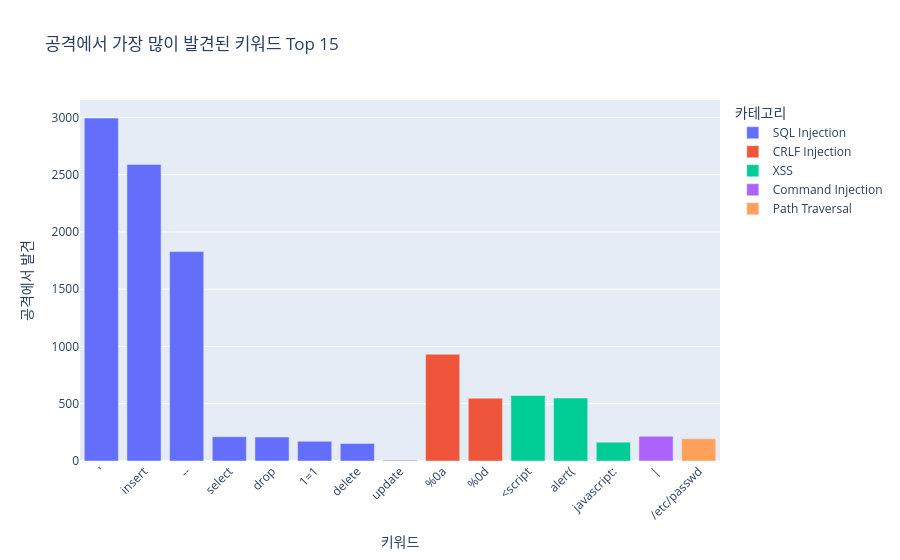

The notebook cell saved with this chart:
### Code cell
# %% [8] 공격에서 가장 많이 발견된 키워드 Top 15
top_keywords = result_df.nlargest(15, "공격에서 발견")

fig = px.bar(
    top_keywords,
    x="키워드", y="공격에서 발견",
    color="카테고리",
    title="공격에서 가장 많이 발견된 키워드 Top 15",
)
fig.update_layout(xaxis_tickangle=-45)
fig.show()

### Figure 1 — Plotly figure (JSON) as saved in the notebook; plotly's stock layout.template omitted (floating-point values rounded to 4 significant figures)
{"data": [{"hovertemplate": "카테고리=SQL Injection<br>키워드=%{x}<br>공격에서 발견=%{y}<extra></extra>", "legendgroup": "SQL Injection", "marker": {"color": "#636efa", "pattern": {"shape": ""}}, "name": "SQL Injection", "orientation": "v", "showlegend": true, "textposition": "auto", "type": "bar", "x": ["'", "insert", "--", "select", "drop", "1=1", "delete", "update"], "xaxis": "x", "y": [2994, 2588, 1828, 212, 209, 172, 153, 7], "yaxis": "y"}, {"hovertemplate": "카테고리=CRLF Injection<br>키워드=%{x}<br>공격에서 발견=%{y}<extra></extra>", "legendgroup": "CRLF Injection", "marker": {"color": "#EF553B", "pattern": {"shape": ""}}, "name": "CRLF Injection", "orientation": "v", "showlegend": true, "textposition": "auto", "type": "bar", "x": ["%0a", "%0d"], "xaxis": "x", "y": [932, 548], "yaxis": "y"}, {"hovertemplate": "카테고리=XSS<br>키워드=%{x}<br>공격에서 발견=%{y}<extra></extra>", "legendgroup": "XSS", "marker": {"color": "#00cc96", "pattern": {"shape": ""}}, "name": "XSS", "orientation": "v", "showlegend": true, "textposition": "auto", "type": "bar", "x": ["<script", "alert(", "javascript:"], "xaxis": "x", "y": [572, 550, 164], "yaxis": "y"}, {"hovertemplate": "카테고리=Command Injection<br>키워드=%{x}<br>공격에서 발견=%{y}<extra></extra>", "legendgroup": "Command Injection", "marker": {"color": "#ab63fa", "pattern": {"shape": ""}}, "name": "Command Injection", "orientation": "v", "showlegend": true, "textposition": "auto", "type": "bar", "x": ["|"], "xaxis": "x", "y": [216], "yaxis": "y"}, {"hovertemplate": "카테고리=Path Traversal<br>키워드=%{x}<br>공격에서 발견=%{y}<extra></extra>", "legendgroup": "Path Traversal", "marker": {"color": "#FFA15A", "pattern": {"shape": ""}}, "name": "Path Traversal", "orientation": "v", "showlegend": true, "textposition": "auto", "type": "bar", "x": ["/etc/passwd"], "xaxis": "x", "y": [194], "yaxis": "y"}], "layout": {"barmode": "relative", "legend": {"title": {"text": "카테고리"}, "tracegroupgap": 0}, "title": {"text": "공격에서 가장 많이 발견된 키워드 Top 15"}, "xaxis": {"anchor": "y", "domain": [0, 1], "tickangle": -45, "title": {"text": "키워드"}}, "yaxis": {"anchor": "x", "domain": [0, 1], "title": {"text": "공격에서 발견"}}}}
